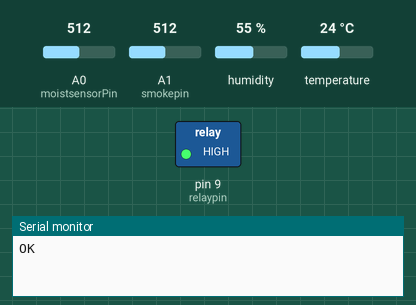
Recording of a sketch running on a simulated Arduino Uno, built with avr-gcc and run on an emulated ATmega328P. On the bench: switched loads named in the sketch (green lamp = pin HIGH), the last lines printed to the serial monitor. Inputs (shaded band) come from the test bench; at power-on: A0 (moistsensorPin) = 512, A1 (smokepin) = 512, humidity 55 %, temperature 24 °C. The modem accepts every AT command (registered, SIM ready, sends succeed) and sends nothing else.

Above: at 0.1 s.
At 7.1 s:
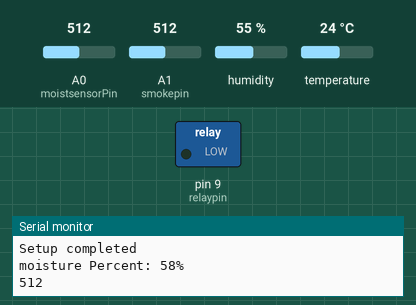
Timing chart, 0 to 8.6 s (numbered marks = the images above):
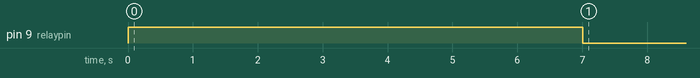

Measured:
- by itself, pin 9 (relaypin): HIGH → LOW at 7.0 s

The sketch:

SmartStorehouse.ino
```cpp
#include <SoftwareSerial.h>
SoftwareSerial espSerial =  SoftwareSerial(2,3);      // arduino RX pin=2  arduino TX pin=3    connect the arduino RX pin to esp8266 module TX pin   -  connect the arduino TX pin to esp8266 module RX pin
#include <LiquidCrystal_I2C.h>
#include <DHT.h>
#define dht_spin A2
int moistsensorPin = A0;
int moistsensorValue = 0;
int percent = 0;
int relaypin =9;
int smokepin=A1;
int sv=0;
dht DHT;
String apiKey = "N3GP85UIGYUN56D";     // replace with your channel's thingspeak WRITE API key

String ssid="Lifi";    // Wifi network SSID
String password ="72533185";  // Wifi network password

boolean DEBUG=true;

//======================================================================== showResponce
void showResponse(int waitTime){
    long t=millis();
    char c;
    while (t+waitTime>millis()){
      if (espSerial.available()){
        c=espSerial.read();
        if (DEBUG) Serial.print(c);
      }
    }

}

//========================================================================
boolean thingSpeakWrite(float value1, float value2, int value3, int value4){
  String cmd = "AT+CIPSTART=\"TCP\",\"";                  // TCP connection
  cmd += "184.106.153.149";                               // api.thingspeak.com
  cmd += "\",80";
  espSerial.println(cmd);
  if (DEBUG) Serial.println(cmd);
  if(espSerial.find("Error")){
    if (DEBUG) Serial.println("AT+CIPSTART error");
    return false;
  }


  String getStr = "GET /update?api_key=";   // prepare GET string
  getStr += apiKey;

  getStr +="&field1=";
  getStr += String(value1);
  getStr +="&field2=";
  getStr += String(value2);
  getStr +="&field3=";
  getStr += String(value3);
  getStr +="&field4=";
  getStr += String(value4);

  getStr += "\r\n\r\n";

  // send data length
  cmd = "AT+CIPSEND=";
  cmd += String(getStr.length());
  espSerial.println(cmd);
  if (DEBUG)  Serial.println(cmd);

  delay(100);
  if(espSerial.find(">")){
    espSerial.print(getStr);
    if (DEBUG)  Serial.print(getStr);
  }
  else{
    espSerial.println("AT+CIPCLOSE");
    // alert user
    if (DEBUG)   Serial.println("AT+CIPCLOSE");
    return false;
  }
  return true;
}
//================================================================================ setup
void setup() {
  DEBUG=true;           // enable debug serial
  Serial.begin(9600);


    pinMode(relaypin, OUTPUT);
 digitalWrite(relaypin, HIGH);

  espSerial.begin(57600);  // enable software serial
                          // Your esp8266 module's speed is probably at 115200.
                          // For this reason the first time set the speed to 115200 or to your esp8266 configured speed
                          // and upload. Then change to 9600 and upload again

  //espSerial.println("AT+RST");         // Enable this line to reset the module;
  //showResponse(1000);

  //espSerial.println("AT+UART_CUR=9600,8,1,0,0");    // Enable this line to set esp8266 serial speed to 9600 bps
  //showResponse(1000);


  espSerial.println("AT+CWMODE=1");   // set esp8266 as client
  showResponse(1000);

  espSerial.println("AT+CWJAP=\""+ssid+"\",\""+password+"\"");  // set your home router SSID and password
  showResponse(5000);

   if (DEBUG)  Serial.println("Setup completed");
}


// ====================================================================== loop
void loop() {

moistsensorValue = analogRead(moistsensorPin);
  percent = convertToPercent(moistsensorValue);
  printValuesToSerial();
  delay(1000);
  sv=analogRead(smokepin);
Serial.println(sv);

if(sv>=400)
{
  digitalWrite(relaypin,LOW);
  }
else {
   digitalWrite(relaypin,HIGH);
}
delay(1000);
  // Read sensor values
  DHT.read11( dht_spin);
   float t = DHT.temperature;//dht.readTemperature();
   float h = DHT.humidity;//dht.readHumidity();
        if (isnan(t) || isnan(h)) {
        if (DEBUG) Serial.println("Failed to read from DHT");
      }
      else {
          if (DEBUG)  Serial.println("Temp="+String(t)+" *C");
          if (DEBUG) Serial.println("Humidity="+String(h)+" %");
           thingSpeakWrite(t,h,percent,sv);                                      // Write values to thingspeak
      }


  // thingspeak needs 15 sec delay between updates,
  delay(10000);
}

int convertToPercent(int value)
{
  int percentValue = 0;
  percentValue = map(value, 1023, 150, 0, 100);
  return percentValue;
}
void printValuesToSerial()
{
  Serial.print("\nmoisture Percent: ");

  Serial.print(percent);

  Serial.println("%");
}
```
